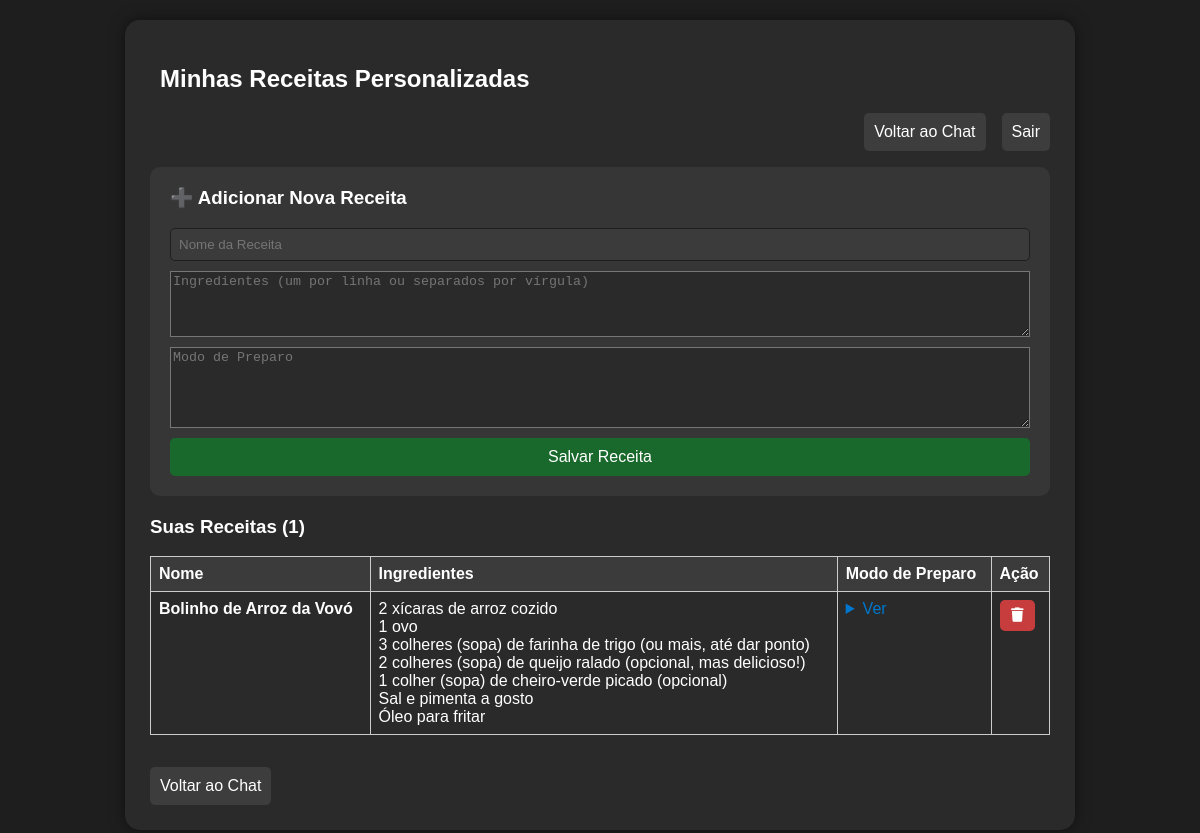
The page /minhas-receitas (signed in) on the database its author committed.
### tables this page shows
CREATE TABLE receitas_personalizadas (
        id INTEGER PRIMARY KEY AUTOINCREMENT,
        user_id INTEGER NOT NULL,
        nome TEXT NOT NULL,
        ingredientes TEXT NOT NULL,
        modo_preparo TEXT NOT NULL,
        criado_em TIMESTAMP DEFAULT CURRENT_TIMESTAMP,
        FOREIGN KEY (user_id) REFERENCES usuarios (id) ON DELETE CASCADE
    );

### app.py (the view, shortened to what this page needs)
@app.route("/minhas-receitas", methods=["GET", "POST"])
@login_required
def minhas_receitas():
    username = session.get("user")
    user_id = obter_user_id(username)
    if not user_id:
        return redirect(url_for("login"))
    conn = get_db_connection()
    cursor = conn.cursor()
    erro = None
    cursor.execute(
        "SELECT id, nome, ingredientes, modo_preparo, criado_em FROM receitas_personalizadas WHERE user_id = ? ORDER BY criado_em DESC",
        (user_id,)
    )
    minhas_receitas_list = cursor.fetchall()
    conn.close()
    return render_template("minhas_receitas.html", receitas=minhas_receitas_list, erro=erro)

### app.py (called while the page is built)
def get_db_connection():
    conn = sqlite3.connect("receitas.db")
    conn.row_factory = sqlite3.Row
    return conn

def obter_user_id(username):
    conn = get_db_connection()
    cursor = conn.cursor()
    cursor.execute("SELECT id FROM usuarios WHERE username = ?", (username,))
    resultado = cursor.fetchone()
    conn.close()
    return resultado[0] if resultado else None

def login_required(f):
    @wraps(f)
    def decorated_function(*args, **kwargs):
        if not session.get("user"):
            return redirect(url_for("login", next=request.path))
        return f(*args, **kwargs)
    return decorated_function

### templates/minhas_receitas.html (shortened to what this page needs)
<!DOCTYPE html>
<html lang="pt-BR">
  <head>
    <link rel="stylesheet" href="/static/style.css" />
    <link
      rel="stylesheet"
      href="https://cdnjs.cloudflare.com/ajax/libs/font-awesome/6.4.2/css/all.min.css"
    />
  </head>
  <body>
    <div class="lista-container">
      <div class="title">
        <h2>Minhas Receitas Personalizadas</h2>
      </div>
      <div class="top-actions">
        <a href="{{ url_for('index') }}" class="secondary-button">Voltar ao Chat</a>
        <a href="{{ url_for('logout') }}" class="secondary-button">Sair</a>
      </div>
      <div class="card">
        <h3 style="margin-top:0;">➕ Adicionar Nova Receita</h3>
        <form method="post">
          <div class="form-column">
            <input type="text" name="nome" placeholder="Nome da Receita" maxlength="100" required />
            <textarea name="ingredientes" placeholder="Ingredientes (um por linha ou separados por vírgula)" rows="4" required></textarea>
            <textarea name="modo_preparo" placeholder="Modo de Preparo" rows="5" required></textarea>
            <button type="submit" style="width:100%">Salvar Receita</button>
          </div>
        </form>
      </div>
      <div class="receitas-lista">
        {% if receitas %}
        <h3>Suas Receitas ({{ receitas|length }})</h3>
        <table class="tabela-receitas">
          <thead>
            <tr>
              <th>Nome</th>
              <th>Ingredientes</th>
              <th>Modo de Preparo</th>
              <th>Ação</th>
            </tr>
          </thead>
          <tbody>
            {% for receita in receitas %}
            <tr>
              <td><strong>{{ receita['nome'] }}</strong></td>
              <td style="white-space: pre-wrap;">{{ receita['ingredientes'] }}</td>
              <td>
                <details>
                  <summary>Ver</summary>
                </details>
              </td>
              <td>
                <form method="post" action="{{ url_for('deletar_receita', receita_id=receita['id']) }}" style="display:inline;">
                  <button type="submit" class="delete-btn" onclick="return confirm('Tem certeza que deseja deletar esta receita?');">
                    <i class="fa-solid fa-trash"></i>
                  </button>
                </form>
              </td>
            </tr>
            {% endfor %}
          </tbody>
        </table>
        {% else %}
        <p style="text-align: center; font-size: 1.1em; color: #aaa;">
          📝 Você ainda não tem receitas personalizadas. Crie sua primeira receita acima!
        </p>
        {% endif %}
      </div>
      <button id="chat-btn" class="secondary-button" style="margin-top: 2em;">Voltar ao Chat</button>
    </div>
  </body>
</html>

### static/style.css (style rules this page uses)
body { font-family: Arial, sans-serif; background: #1e1e1e; color: #fff; display: flex; justify-content: center; align-items: center; min-height: 100vh; margin: 0; }
.lista-container { background: #2a2a2a; padding: 25px; border-radius: 15px; width: 95%; max-width: 900px; box-shadow: 0 0 15px rgba(0, 0, 0, 0.5); margin: 20px auto; }
h2 { color: white; }
input { flex: 1; padding: 8px; border-radius: 5px; border: 1px solid #1e1e1e; background: rgb(59, 59, 59); color: white; }
button { padding: 10px; background: #18692b; color: #fff; border-radius: 5px; text-decoration: none; transition: background 0.2s; border: none; cursor: pointer; font-size: 16px; display: inline-block; }
.secondary-button { padding: 10px; background: #3d3d3d; color: #fff; border-radius: 5px; text-decoration: none; transition: background 0.2s; border: none; cursor: pointer; font-size: 16px; display: inline-block; }
a { color: rgb(0, 140, 255); text-decoration: none; }
textarea { background: #2a2a2a; color: white; }
.title { display: flex; align-items: center; gap: 10px; }
.card { background: #363636; padding: 20px; border-radius: 10px; margin-bottom: 1.25em; }
.form-column { display: flex; flex-direction: column; gap: 10px; }
.top-actions { display:flex; justify-content:flex-end; margin-bottom:1em; gap:1em; }
.tabela-receitas { width: 100%; border-collapse: collapse; margin-top: 1em; }
.tabela-receitas th, .tabela-receitas td { border: 1px solid #ccc; padding: 0.5em; text-align: left; vertical-align: top; }
.tabela-receitas th { background: #3b3b3b; }
.tabela-receitas details summary { cursor: pointer; color: #0077cc; }
.delete-btn { padding: 0.5em 0.8em; background: #c73d3d; color: #fff; border-radius: 5px; border: none; cursor: pointer; font-size: 0.9em; transition: background 0.2s; }

### rows shown on the page
receitas_personalizadas: nome "Bolinho de Arroz da Vovó", ingredientes "2 xícaras de arroz cozido 1 ovo 3 colheres (sopa) de farinha de trigo (ou mais, até dar ponto) 2 colheres (sopa) de queijo ralado (opcional, mas delicioso!) 1 colher (sopa) de cheiro-verde picado (opcional) Sal e pimenta a gosto Óleo para fritar"

### other values the page prints
{{ receitas|length }} "1"
